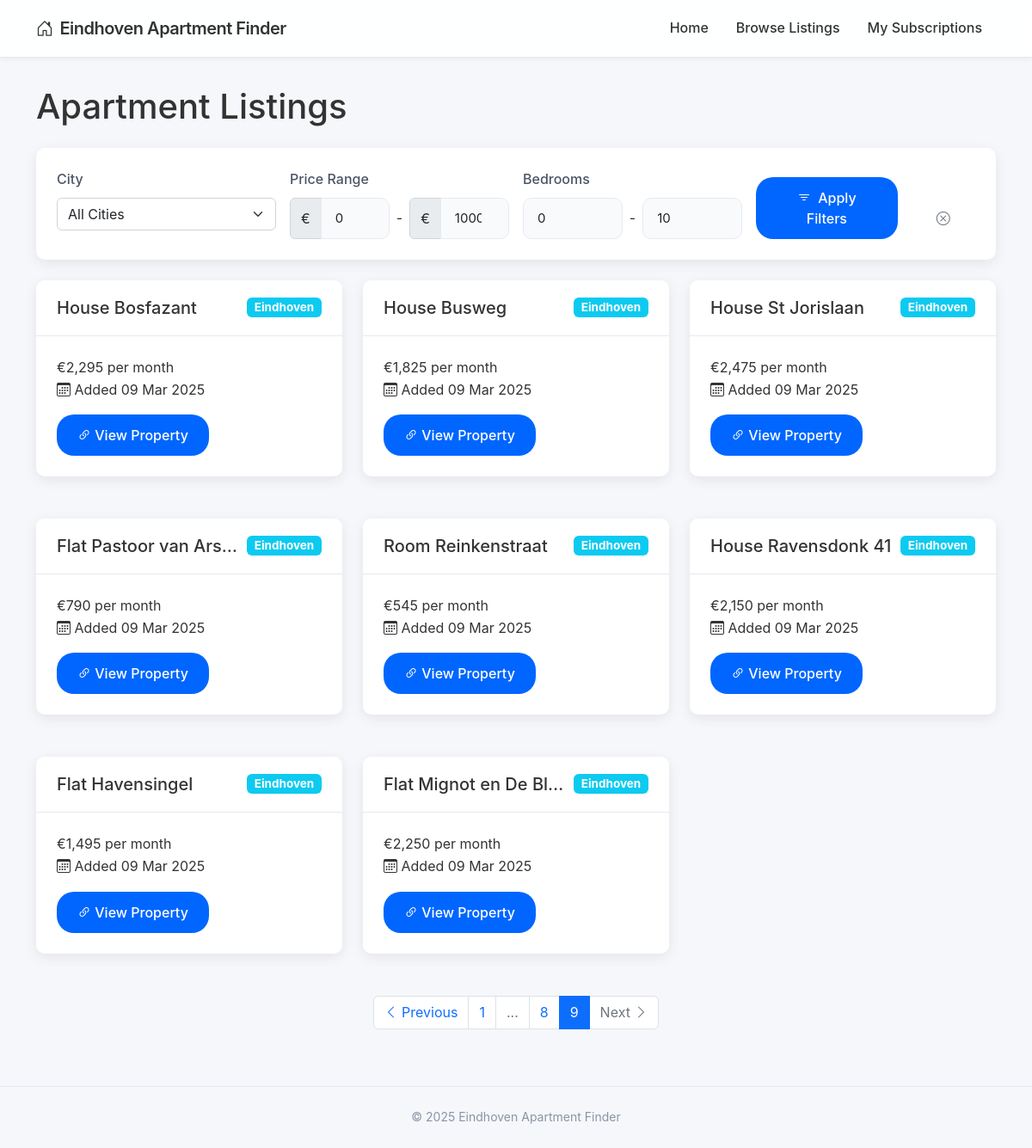
The app's page /browse_listings?page=9&min_price=0&max_price=10000&min_bedrooms=0&max_bedrooms=10&city_id= with its own data.
### app/models.py (models this page shows, shortened)
class Listing(db.Model):
    id = db.Column(db.Integer, primary_key=True)
    title = db.Column(db.String(200), nullable=False)
    price = db.Column(db.Integer, nullable=False)
    price_text = db.Column(db.String(50), nullable=False)
    url = db.Column(db.String(500), nullable=False, unique=True)
    address = db.Column(db.String(200), nullable=True)
    bedrooms = db.Column(db.Integer, nullable=True)
    area = db.Column(db.Integer, nullable=True)
    specs = db.Column(db.Text, nullable=True)
    date_found = db.Column(db.DateTime, default=datetime.utcnow)
    notified = db.Column(db.Boolean, default=False)
    subscription_id = db.Column(db.Integer, db.ForeignKey('subscription.id'), nullable=True)
    city_id = db.Column(db.Integer, db.ForeignKey('city.id'), nullable=False)

class City(db.Model):
    id = db.Column(db.Integer, primary_key=True)
    name = db.Column(db.String(50), nullable=False, unique=True)
    url_name = db.Column(db.String(50), nullable=False, unique=True)  # For use in URLs
    base_url = db.Column(db.String(200), nullable=False)  # Base URL for scraping
    active = db.Column(db.Boolean, default=True)
    created_at = db.Column(db.DateTime, default=datetime.utcnow)
    subscriptions = db.relationship('Subscription', backref='city', lazy='dynamic')
    listings = db.relationship('Listing', backref='city', lazy='dynamic')

### app/routes.py (the view)
@main_bp.route('/browse_listings')
def browse_listings():
    page = request.args.get('page', 1, type=int)
    min_price = request.args.get('min_price', 0, type=int)
    max_price = request.args.get('max_price', 10000, type=int)
    min_bedrooms = request.args.get('min_bedrooms', 0, type=int)
    max_bedrooms = request.args.get('max_bedrooms', 10, type=int)
    query = Listing.query
    if min_price > 0:
        query = query.filter(Listing.price >= min_price)
    if max_price < 10000:
        query = query.filter(Listing.price <= max_price)
    if min_bedrooms > 0:
        query = query.filter(Listing.bedrooms >= min_bedrooms)
    if max_bedrooms < 10:
        query = query.filter(Listing.bedrooms <= max_bedrooms)
    listings = query.order_by(Listing.date_found.desc()).paginate(
        page=page, per_page=10, error_out=False)
    return render_template('listings.html', listings=listings,
                          min_price=min_price, max_price=max_price,
                          min_bedrooms=min_bedrooms, max_bedrooms=max_bedrooms)

### app/routes.py (called while the page is built)
@main_bp.before_request
def before_request():
    g.now = datetime.now()

### app/templates/listings.html (shortened to what this page needs)
{% extends "base.html" %}
{% block content %}
<div class="row">
    <div class="col-md-12">
        <h1 class="mb-4">Apartment Listings</h1>
        <div class="card mb-4">
            <div class="card-body">
                <form action="{{ url_for('main.browse_listings') }}" method="GET">
                    <div class="row g-3">
                        <div class="col-md-3">
                            <label class="form-label">City</label>
                            <select name="city_id" class="form-select">
                                <option value="">All Cities</option>
                            </select>
                        </div>
                        <div class="col-md-3">
                            <label class="form-label">Price Range</label>
                            <div class="d-flex align-items-center">
                                <div class="input-group">
                                    <span class="input-group-text">€</span>
                                    <input type="number" name="min_price" class="form-control" value="{{ min_price }}" placeholder="Min">
                                </div>
                                <span class="mx-2">-</span>
                                <div class="input-group">
                                    <span class="input-group-text">€</span>
                                    <input type="number" name="max_price" class="form-control" value="{{ max_price }}" placeholder="Max">
                                </div>
                            </div>
                        </div>
                        <div class="col-md-3">
                            <label class="form-label">Bedrooms</label>
                            <div class="d-flex align-items-center">
                                <input type="number" name="min_bedrooms" class="form-control" value="{{ min_bedrooms }}" placeholder="Min">
                                <span class="mx-2">-</span>
                                <input type="number" name="max_bedrooms" class="form-control" value="{{ max_bedrooms }}" placeholder="Max">
                            </div>
                        </div>
                        <div class="col-md-2 d-flex align-items-end">
                            <button type="submit" class="btn btn-primary w-100">
                                <i class="bi bi-filter me-1"></i> Apply Filters
                            </button>
                        </div>
                        <div class="col-md-1 d-flex align-items-end">
                            <a href="{{ url_for('main.browse_listings') }}" class="btn btn-outline-secondary w-100">
                                <i class="bi bi-x-circle"></i>
                            </a>
                        </div>
                    </div>
                </form>
            </div>
        </div>
        {% if listings.items %}
            <div class="row">
                {% for listing in listings.items %}
                    <div class="col-md-6 col-lg-4 mb-4">
                        <div class="card listing-card">
                            <div class="card-header">
                                <span class="badge bg-info float-end">{{ listing.city.name }}</span>
                                <h5 class="card-title mb-0 text-truncate">{{ listing.title }}</h5>
                            </div>
                            <div class="card-body">
                                <div class="listing-price">{{ listing.price_text }}</div>
                                <div class="listing-date">
                                    <i class="bi bi-calendar3"></i> Added {{ listing.date_found.strftime('%d %b %Y') }}
                                </div>
                                <a href="{{ listing.url }}" target="_blank" class="btn btn-primary mt-3">
                                    <i class="bi bi-link-45deg"></i> View Property
                                </a>
                            </div>
                        </div>
                    </div>
                {% endfor %}
            </div>
            <nav aria-label="Listings pagination">
                <ul class="pagination justify-content-center">
                    {% if listings.has_prev %}
                        <li class="page-item">
                            <a class="page-link" href="{{ url_for('main.browse_listings', page=listings.prev_num, min_price=min_price, max_price=max_price, min_bedrooms=min_bedrooms, max_bedrooms=max_bedrooms, city_id=city_id) }}">
                                <i class="bi bi-chevron-left"></i> Previous
                            </a>
                        </li>
                    {% else %}
                        <li class="page-item disabled">
                            <span class="page-link">
                                <i class="bi bi-chevron-left"></i> Previous
                            </span>
                        </li>
                    {% endif %}
                    {% for page_num in listings.iter_pages(left_edge=1, right_edge=1, left_current=1, right_current=2) %}
                        {% if page_num %}
                            {% if page_num == listings.page %}
                                <li class="page-item active">
                                    <span class="page-link">{{ page_num }}</span>
                                </li>
                            {% else %}
                                <li class="page-item">
                                    <a class="page-link" href="{{ url_for('main.browse_listings', page=page_num, min_price=min_price, max_price=max_price, min_bedrooms=min_bedrooms, max_bedrooms=max_bedrooms, city_id=city_id) }}">{{ page_num }}</a>
                                </li>
                            {% endif %}
                        {% else %}
                            <li class="page-item disabled">
                                <span class="page-link">...</span>
                            </li>
                        {% endif %}
                    {% endfor %}
                    {% if listings.has_next %}
                        <li class="page-item">
                            <a class="page-link" href="{{ url_for('main.browse_listings', page=listings.next_num, min_price=min_price, max_price=max_price, min_bedrooms=min_bedrooms, max_bedrooms=max_bedrooms, city_id=city_id) }}">
                                Next <i class="bi bi-chevron-right"></i>
                            </a>
                        </li>
                    {% else %}
                        <li class="page-item disabled">
                            <span class="page-link">
                                Next <i class="bi bi-chevron-right"></i>
                            </span>
                        </li>
                    {% endif %}
                </ul>
            </nav>
        {% else %}
            <div class="alert alert-info">
                <i class="bi bi-info-circle me-2"></i> No listings found matching your criteria.
            </div>
        {% endif %}
    </div>
</div>
{% endblock %}

### app/static/css/main.css (style rules this page uses)
:root { --primary-color: #0066ff; --primary-hover: #0052cc; --background-color: #f5f7fa; --card-color: #ffffff; --text-color: #333333; --muted-color: #8a94a6; --border-color: #e5e9f2; --success-color: #00c853; --error-color: #ff3b30; --shadow-sm: 0 2px 5px rgba(0, 0, 0, 0.05); --shadow-md: 0 4px 15px rgba(0, 0, 0, 0.08); --radius-sm: 6px; --radius-md: 10px; --radius-lg: 20px; --transition: all 0.2s ease; }
body { font-family: -apple-system, BlinkMacSystemFont, 'Segoe UI', Roboto, Helvetica, Arial, sans-serif; background-color: var(--background-color); color: var(--text-color); line-height: 1.6; -webkit-font-smoothing: antialiased; }
.card { border: none; border-radius: var(--radius-md); box-shadow: var(--shadow-md); transition: var(--transition); margin-bottom: 25px; overflow: hidden; background-color: var(--card-color); }
.card-header { background-color: var(--card-color); border-bottom: 1px solid var(--border-color); padding: 20px 24px; font-weight: 600; font-size: 18px; }
.card-body { padding: 24px; }
.btn { border-radius: var(--radius-lg); padding: 12px 24px; font-weight: 500; transition: var(--transition); border: none; }
.btn-primary { background-color: var(--primary-color); color: white; }
.form-control { border-radius: var(--radius-md); border: 1px solid var(--border-color); padding: 12px 16px; font-size: 15px; transition: var(--transition); box-shadow: none; background-color: #f9fafc; }
.form-label { font-weight: 500; margin-bottom: 8px; color: #4a5568; }

### records on screen
Listing: city.name "Eindhoven", title "House Bosfazant", price_text "€2,295 per month", date_found "09 Mar 2025"
Listing: city.name "Eindhoven", title "House Busweg", price_text "€1,825 per month", date_found "09 Mar 2025"
Listing: city.name "Eindhoven", title "House St Jorislaan", price_text "€2,475 per month", date_found "09 Mar 2025"
Listing: city.name "Eindhoven", title "Flat Pastoor van Ars…", price_text "€790 per month", date_found "09 Mar 2025"
Listing: city.name "Eindhoven", title "Room Reinkenstraat", price_text "€545 per month", date_found "09 Mar 2025"
Listing: city.name "Eindhoven", title "House Ravensdonk 41", price_text "€2,150 per month", date_found "09 Mar 2025"
Listing: city.name "Eindhoven", title "Flat Havensingel", price_text "€1,495 per month", date_found "09 Mar 2025"
Listing: city.name "Eindhoven", title "Flat Mignot en De Bl…", price_text "€2,250 per month", date_found "09 Mar 2025"

### other values on screen
{{ page_num }} "1" "8"
{{ page_num }} "9"
{{ g.now.year }} "2025"
